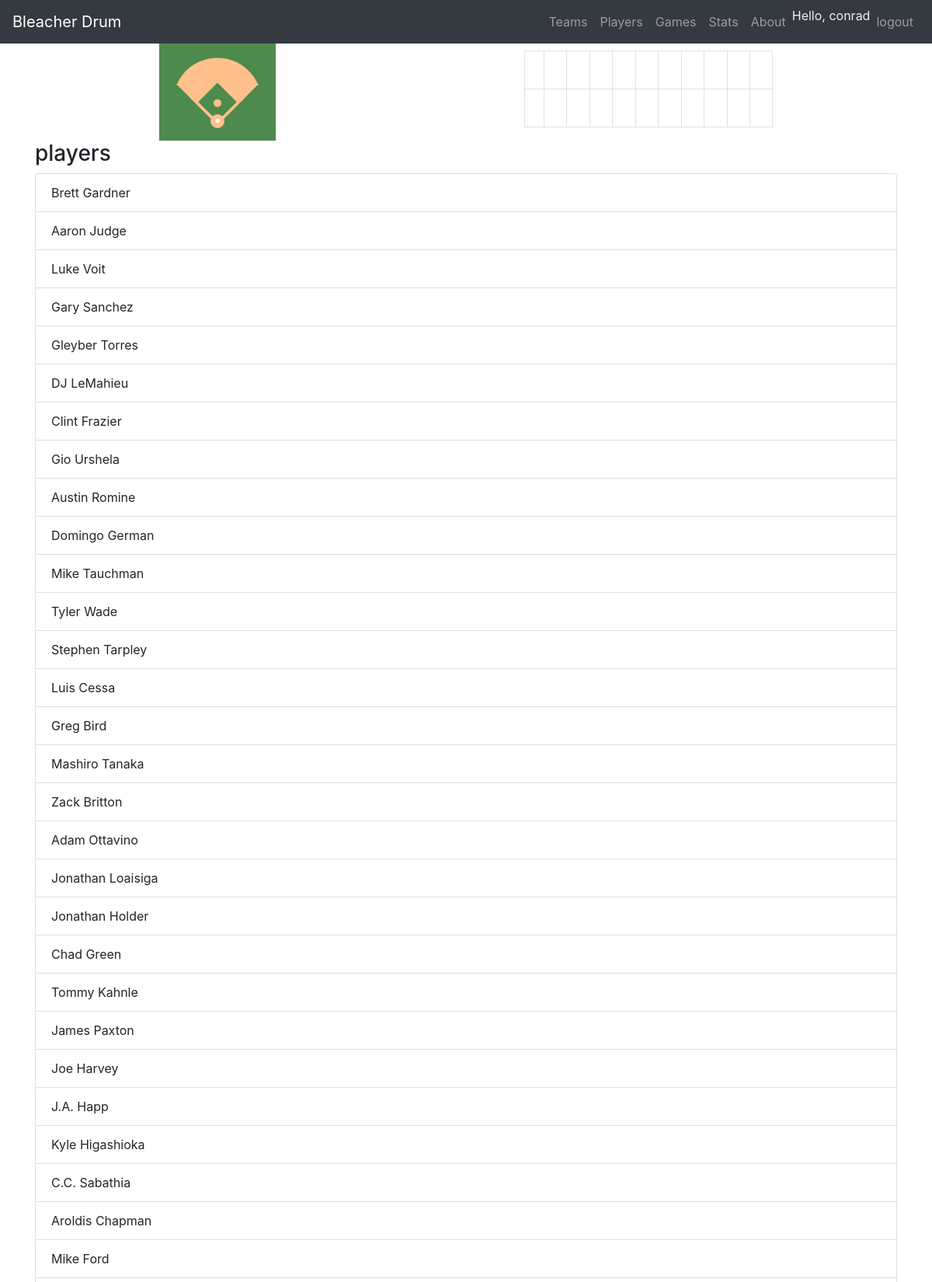
/players/ (signed in, upper part), run on the app's committed database.
### lineup_app/models.py (models this page shows)
class Player(models.Model):
    name = models.CharField(max_length=100)
    num = models.PositiveSmallIntegerField()
    team = models.ForeignKey(Team, on_delete=models.CASCADE)
    owner = models.ForeignKey(User, on_delete=models.CASCADE)
    def __str__(self):
        return  self.name

### lineup_app/views.py (the view)
# urls.py: path('players/', views.view_players),
@login_required
def view_players(request):
    players = Player.objects.filter(owner=request.user).order_by('team').all()
    context = {'players': players}
    return render(request, 'lineup_app/view_players.html', context)

### lineup_app/templates/lineup_app/view_players.html (shortened to what this page needs)
{% extends 'lineup_app/header.html' %}
{% load static %}
{% block content %}
<h3>players</h3>
<ul class='list-group'>
    {% for player in players %}
    <li class='list-group-item'> {{ player }}</li>
    {% endfor %}
</ul>
{% endblock %}

### lineup_app/templates/lineup_app/header.html (shortened to what this page needs)
<!DOCTYPE html>
{% load static %}
<html lang='en'>
	<head>
		<link rel='stylesheet' type='text/css' href="{% static 'lineup_app/bootstrap.css' %}">
		<link rel='stylesheet' type='text/css' href="{% static 'lineup_app/bootstrap-grid.css' %}">
		<link rel='stylesheet' type='text/css' href="{% static 'lineup_app/bootstrap-reboot.css' %}">
	</head>
	<body>
		<nav class='navbar navbar-expand-sm navbar-dark bg-dark'>
			<a class='navbar-brand' href='/'>Bleacher Drum</a>
			<div class='collapse navbar-collapse' id='navbarNav'>
				<ul class='navbar-nav ml-auto'>
					<li class='nav-item'><a class='nav-link' href='/teams/'>Teams</a></li>
					<li class='nav-item'><a class='nav-link' href='/players/'>Players</a></li>
					<li class='nav-item'><a class='nav-link' href='/games/'>Games</a></li>
					<li class='nav-item'><a class='nav-link' href='#'>Stats</a></li>
					<li class='nav-item'><a class='nav-link' href='#'>About</a></li>
					{% if user.is_authenticated %}
					<li class='nav-item greeting'>Hello, {{ user.username }}</li>
					<li class='nav-item'><a class='nav-link' href='/accounts/logout/'>logout</a></li>
					{% else %}
					<li class='nav-item'><a class='nav-link' href='/register/'>create account</a></li>
					<li class='nav-item'><a class='nav-link' href='/accounts/login/'>login</a></li>
					{% endif %}
				</ul>
			</div>
		</nav>
		<div class='container'>
			<div class='top-row'>
				<canvas id='position-chart' class='' width='150px' height='125px'></canvas>
				<div class='' id='scoreboard-div'>
					<table class='table table-bordered'>
						<tbody>
							<tr>
								<th id='away-team-sb'>{{ game.team_away }}</th>
								<td>&nbsp;</td>
								<td>&nbsp;</td>
								<td>&nbsp;</td>
								<td>&nbsp;</td>
								<td>&nbsp;</td>
								<td>&nbsp;</td>
								<td>&nbsp;</td>
								<td>&nbsp;</td>
								<td>&nbsp;</td>
								<th>&nbsp;</th>
							</tr>
							<tr>
								<th id='home-team-sb'>{{ game.team_home }}</th>
								<td>&nbsp;</td>
								<td>&nbsp;</td>
								<td>&nbsp;</td>
								<td>&nbsp;</td>
								<td>&nbsp;</td>
								<td>&nbsp;</td>
								<td>&nbsp;</td>
								<td>&nbsp;</td>
								<td>&nbsp;</td>
								<th>&nbsp;</th>
							</tr>
						</tbody>
					</table>
				</div>
			</div>
		</div>
		<div class='container'>
		{% block content %}{% endblock %}
		</div>
	</body>
</html>

### data on the page
Player: name "Brett Gardner"
Player: name "Aaron Judge"
Player: name "Luke Voit"
Player: name "Gary Sanchez"
Player: name "Gleyber Torres"
Player: name "DJ LeMahieu"
Player: name "Clint Frazier"
Player: name "Gio Urshela"
Player: name "Austin Romine"
Player: name "Domingo German"
Player: name "Mike Tauchman"
Player: name "Tyler Wade"
Player: name "Stephen Tarpley"
Player: name "Luis Cessa"
Player: name "Greg Bird"
Player: name "Mashiro Tanaka"
Player: name "Zack Britton"
Player: name "Adam Ottavino"
Player: name "Jonathan Loaisiga"
Player: name "Jonathan Holder"
Player: name "Chad Green"
Player: name "Tommy Kahnle"
Player: name "James Paxton"
Player: name "Joe Harvey"
Player: name "J.A. Happ"
Player: name "Kyle Higashioka"
Player: name "C.C. Sabathia"
Player: name "Aroldis Chapman"
Player: name "Mike Ford"

### other printed values
{{ user.username }} "conrad"
